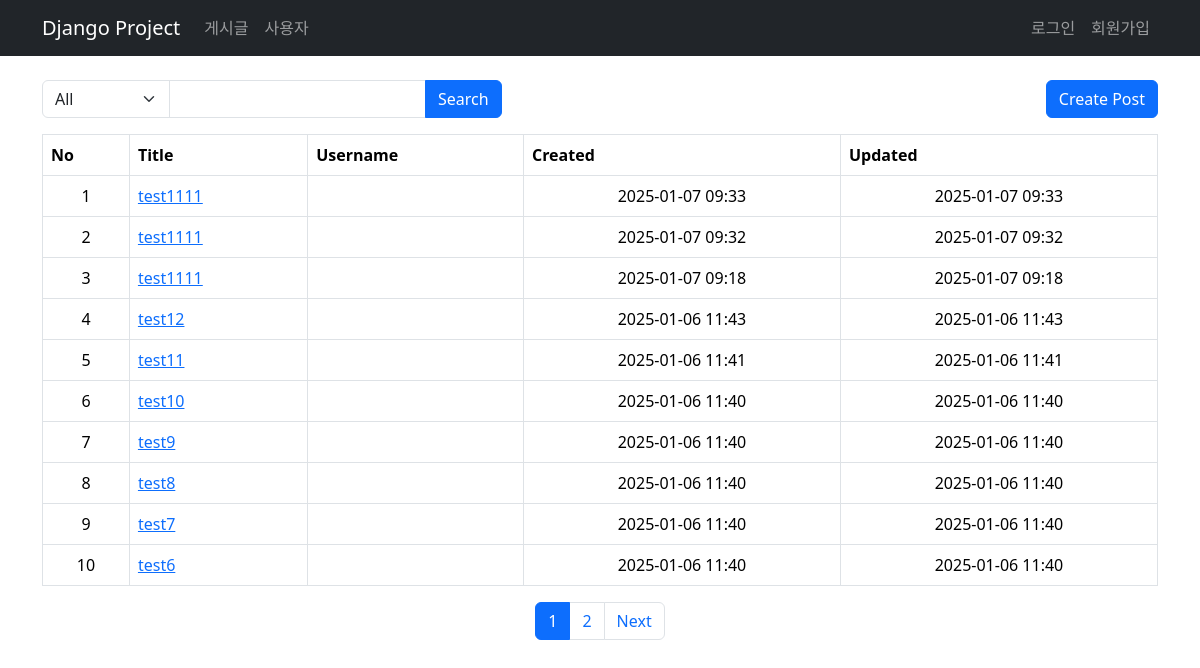
The app's page /posts/, older data.
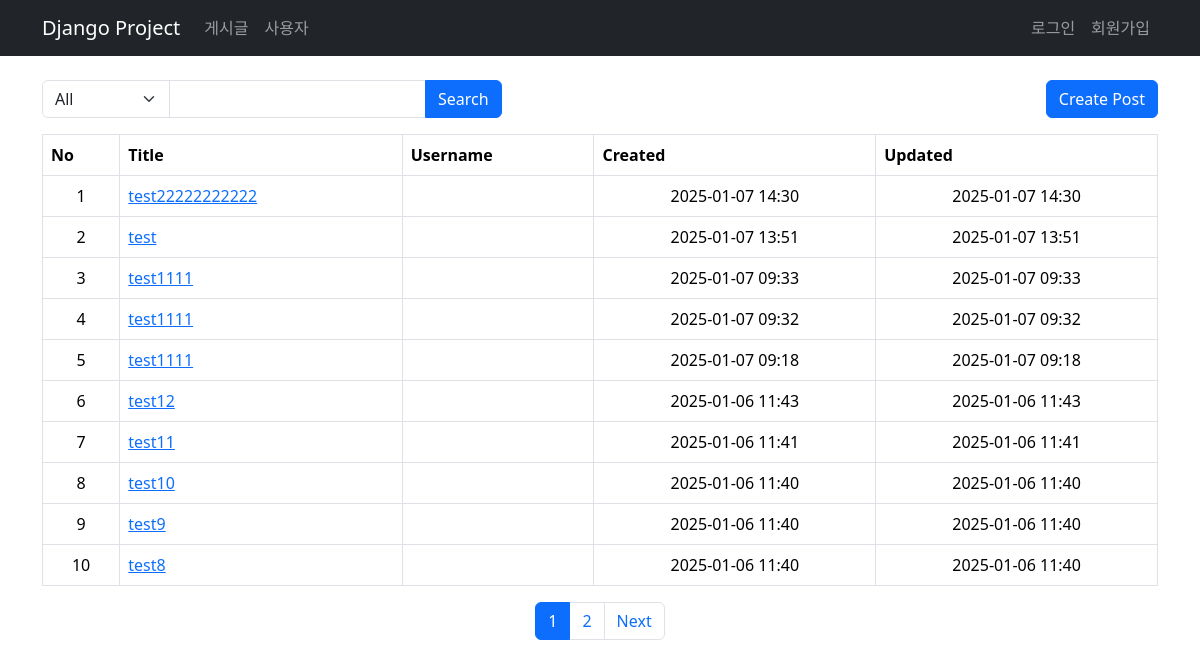
The same page, newer data.
### posts/models.py (models this page shows, shortened)
class Posts(models.Model):
    title = models.CharField(verbose_name="title", max_length=100)
    content = models.TextField(verbose_name="content")
    password = models.CharField(verbose_name="password", max_length=100)
    username = models.CharField(verbose_name="username", max_length=100)
    filename = models.CharField(verbose_name="filename", max_length=100, null=True, blank=True)
    original_filename = models.CharField(verbose_name="original filename", max_length=100, null=True, blank=True)
    created_at = models.DateTimeField(verbose_name="created", auto_now_add=True)
    updated_at = models.DateTimeField(verbose_name="updated", auto_now=True)
    class Meta:
        db_table = "posts"
        verbose_name = "post"
        verbose_name_plural = "List of posts"

### posts/views.py (the view, shortened to what this page needs)
# urls.py: path('', views.get_posts, name='list'),
def get_posts(request):
    page = request.GET.get('page', 1)
    posts = Posts.objects.all().order_by('-created_at') # 최신순으로 정렬
    searchType = request.GET.get('searchType')
    searchKeyword = request.GET.get('searchKeyword')
    paginator = Paginator(posts, 10)
    page_obj = paginator.get_page(page)
    start_index = paginator.count - (paginator.per_page * (page_obj.number -1))
    for index, _ in enumerate(page_obj, start=0):
        page_obj[index].index_number = start_index - index
    return render(request, 'posts/list.html', {
        'posts': page_obj,
        'searchType': searchType,
        'searchKeyword': searchKeyword,
    })

### templates/posts/list.html (shortened to what this page needs)
{% extends "base.html" %}
{%block content%}
<div class="row">
    <div class="col-12">
        <div class="d-flex justify-content-between">
             <form method="GET">
                <div class="input-group">
                    <select name="searchType" class="form-select w-auto">
                        <option value="all" {% if searchType == 'all' %} selected {% endif %}>All</option>
                    </select>
                    <input type="text" name="searchKeyword" class="form-control w-auto" value="{{ searchKeyword|default_if_none:'' }}">
                    <button type="submit" class="btn btn-primary">Search</button>
                </div>
             </form>
            <a href="{% url 'posts:create' %}" class="btn btn-primary">Create Post</a>
        </div>
    </div>
</div>
<div class="row">
    <div class="col-12">
        <div class="table-responsive">
            <table class="table table-bordered mt-3">
                <thead>
                    <tr class="" text-center">
                        <th>No</th>
                        <th>Title</th>
                        <th>Username</th>
                        <th>Created</th>
                        <th>Updated</th>
                    </tr>
                </thead>
                <tbody>
                    {% for post in posts %}
                    <tr>
                        <td class="text-center">{{ forloop.counter }}</td>
                        <td><a href="{% url 'posts:read' post_id=post.id %}">{{ post.title }}</a></td>
                        <td class="text-center">{{ post.user.username }}</td>
                        <td class="text-center">{{ post.created_at | date:"Y-m-d H:i" }}</td>
                        <td class="text-center">{{ post.updated_at | date:"Y-m-d H:i" }}</td>
                    </tr>
                </tbody>
            </table>
        </div>
    </div>
</div>
<div class="row">
    <div class="col-12">
        <div>
            <nav aria-label="Page navigation">
                <ul class="pagination justify-content-center">
                    {% for page_number in posts.paginator.page_range %}
                        {% if page_number >= posts.number|add:'-5' and page_number <= posts.number|add:'5' %}
                        <li class="page-item {% if page_number == posts.number %} active {% endif %}">
                            <a class="page-link" href="{% url 'posts:list' %}?page={{ page_number }}">
                                {{ page_number }}
                            </a>
                        </li>
                        {% endif %}
                    {% endfor %}
                    {% if posts.has_next %}
                        <li class="page-item">
                            <a class="page-link" href="?page={{ posts.next_page_number }}">Next</a>
                        </li>
                    {% endif %}
                </ul>
            </nav>
        </div>
    </div>
</div>

### templates/base.html (shortened to what this page needs)
{% load static %}
<!DOCTYPE html>
<html lang="ko">
<head>
    <link href="https://cdn.jsdelivr.net/npm/bootstrap@5.3.3/dist/css/bootstrap.min.css" rel="stylesheet">
    <link rel="stylesheet" href="{%static 'style.css' %}">
</head>
<body>
    <div class="container">
        <nav class="navbar navbar-expand-md navbar-dark fixed-top bg-dark">
            <div class="container">
                <a class="navbar-brand" href="#">Django Project</a>
                <div class="navbar-collapse collapse" id="navbarCollapse">
                    <ul class="navbar-nav me-auto mb-2 mb-md-0">
                        <li class="nav-item">
                            <a class="nav-link" href="{% url 'posts:list' %}">게시글</a>
                        </li>
                        <li class="nav-item">
                            <a class="nav-link" href="#">사용자</a>
                        </li>
                    </ul>
                    <div class="d-flex">
                        <ul class="navbar-nav me-auto mb-2 mb-md-0">
                            {% if user.is_authenticated %}
                                <li class="nav-item">
                                    <a class="nav-link" href="{% url 'auth:profile' %}">{{user.first_name}}</a>
                                </li>
                                <li class="nav-item">
                                    <a class="nav-link" href="{% url 'auth:logout' %}">로그아웃</a>
                                </li>
                            {% else %}
                                <li class="nav-item">
                                    <a class="nav-link" href="{% url 'auth:login' %}">로그인</a>
                                </li>
                                <li class="nav-item">
                                    <a class="nav-link" href="{% url 'auth:register' %}">회원가입</a>
                                </li>
                            {% endif %}
                        </ul>
                    </div>
                </div>
            </div>
        </nav>
          {% block content %}
          {% endblock %}
        </div>
    </body>
    </html>

### templates/base.html (style rules this page uses)
body { padding-top: 80px; }

Row changes from the older to the newer data that the page shows:
no longer on this page (row unchanged): Posts: title "test7", created_at "2025-01-06 11:40", updated_at "2025-01-06 11:40"
no longer on this page (row unchanged): Posts: title "test6", created_at "2025-01-06 11:40", updated_at "2025-01-06 11:40"
added Posts: title "test22222222222", created_at "2025-01-07 14:30", updated_at "2025-01-07 14:30"
added Posts: title "test", created_at "2025-01-07 13:51", updated_at "2025-01-07 13:51"
